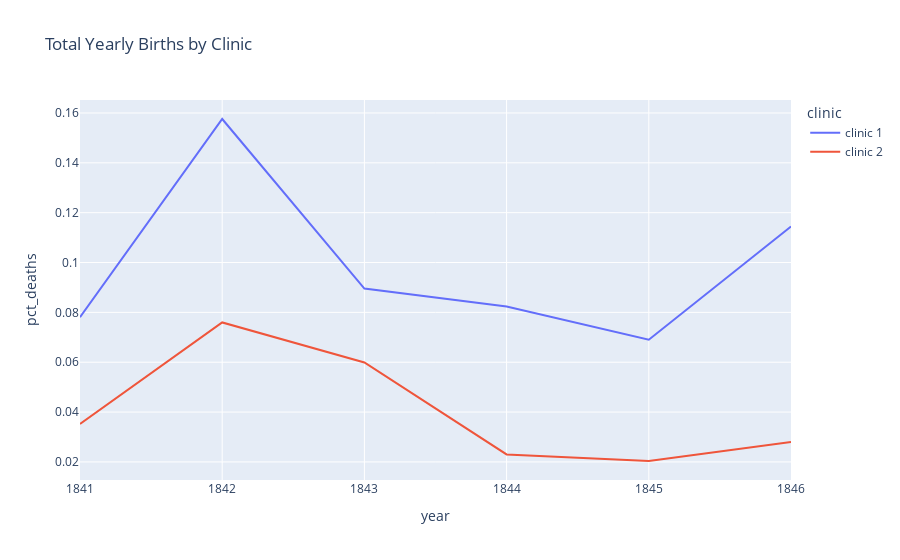

Source (notebook cell):
### Code cell
line = px.line(
    df_yearly,
    x = "year",
    y = "pct_deaths",
    color = "clinic",
    title = "Total Yearly Births by Clinic",
)

line.show()

### Figure 1 — Plotly figure (JSON) as saved in the notebook; plotly's stock layout.template omitted (floating-point values rounded to 4 significant figures)
{"data": [{"hovertemplate": "clinic=clinic 1<br>year=%{x}<br>pct_deaths=%{y}<extra></extra>", "legendgroup": "clinic 1", "line": {"color": "#636efa", "dash": "solid"}, "marker": {"symbol": "circle"}, "mode": "lines", "name": "clinic 1", "orientation": "v", "showlegend": true, "type": "scatter", "x": [1841, 1842, 1843, 1844, 1845, 1846], "xaxis": "x", "y": [0.07806, 0.1576, 0.08954, 0.08236, 0.06901, 0.1145], "yaxis": "y"}, {"hovertemplate": "clinic=clinic 2<br>year=%{x}<br>pct_deaths=%{y}<extra></extra>", "legendgroup": "clinic 2", "line": {"color": "#EF553B", "dash": "solid"}, "marker": {"symbol": "circle"}, "mode": "lines", "name": "clinic 2", "orientation": "v", "showlegend": true, "type": "scatter", "x": [1841, 1842, 1843, 1844, 1845, 1846], "xaxis": "x", "y": [0.03522, 0.07597, 0.05988, 0.023, 0.02036, 0.02797], "yaxis": "y"}], "layout": {"autosize": true, "legend": {"title": {"text": "clinic"}, "tracegroupgap": 0}, "title": {"text": "Total Yearly Births by Clinic"}, "xaxis": {"anchor": "y", "autorange": true, "domain": [0, 1], "range": [1841, 1846], "title": {"text": "year"}, "type": "linear"}, "yaxis": {"anchor": "x", "autorange": true, "domain": [0, 1], "range": [0.01274, 0.1652], "title": {"text": "pct_deaths"}, "type": "linear"}}}
